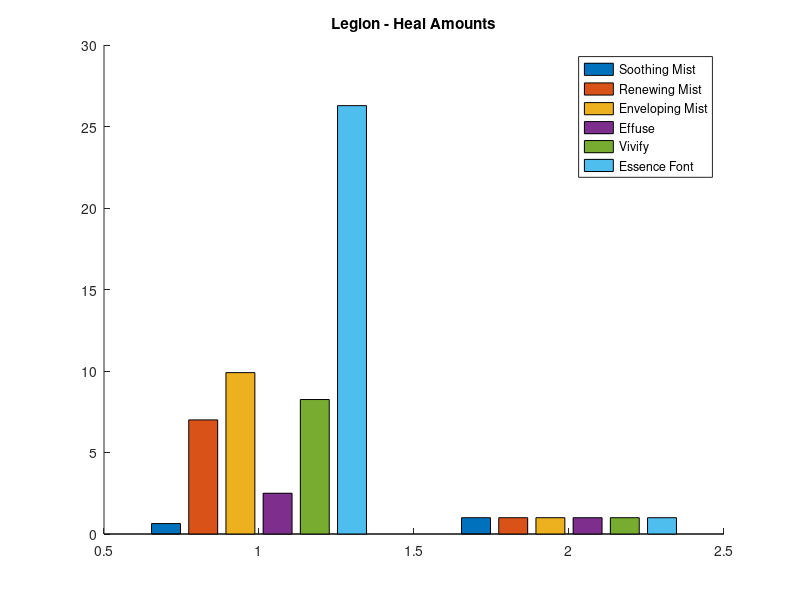
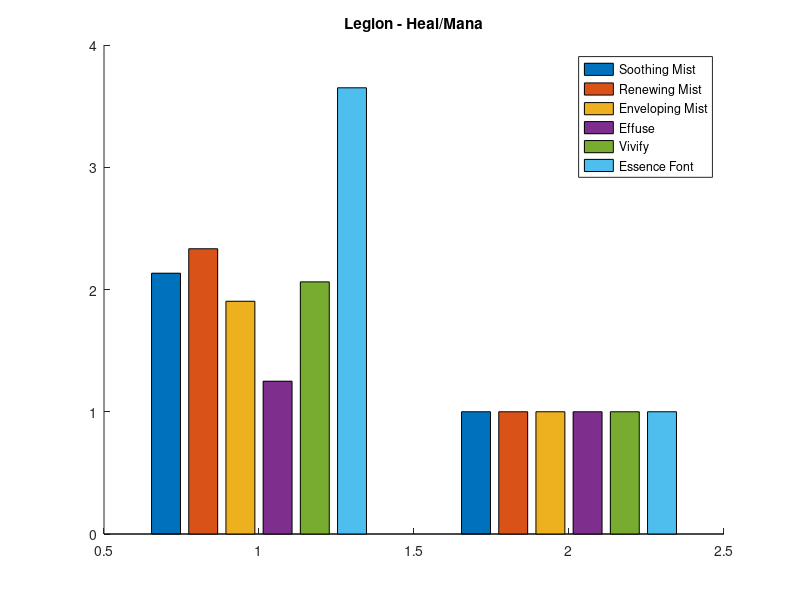
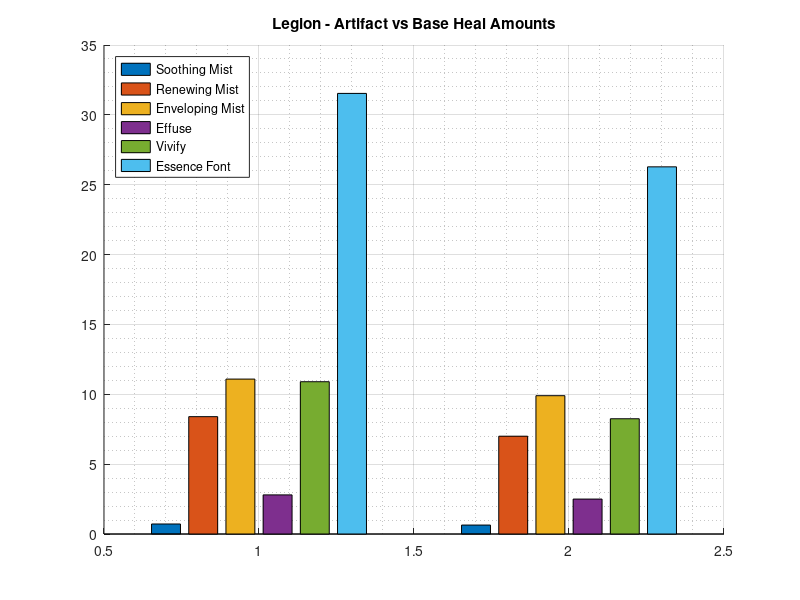
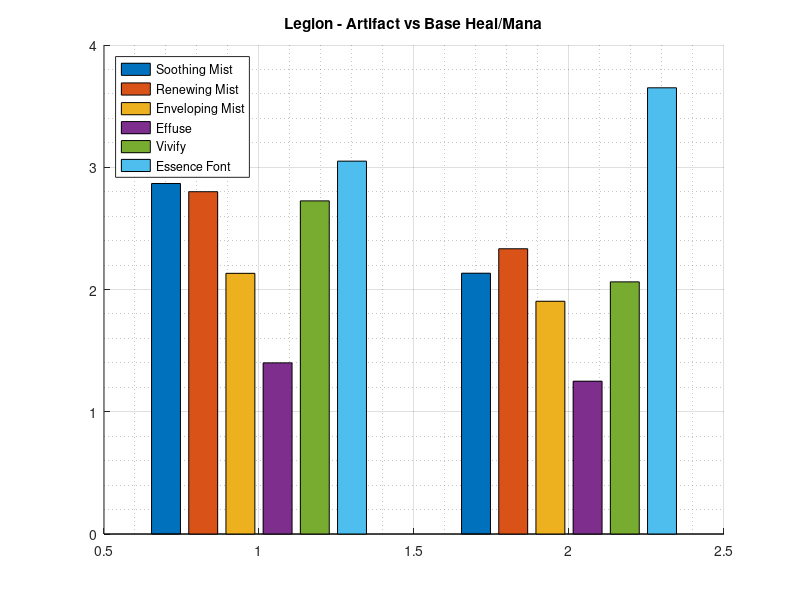

The MATLAB source for these figures, in order:
%%   Mistweaver Spells
%       Kecub - Sargeras

%       [Spell Name]H --> heal amount
%       simply !total! heal amount spell does

%       [Spell Name]HpS --> heal amount / cast time
%        heal for spell based on cast time... not as accurate for HoTs

%        [Spell Name]HpT --> heal amount / time
%         heal for the time it takes to be fully completed
%        good to compare hots(Hpt) to heals(HpS)

%        [Spell Name]HpM --> heal amount / Mana cost
%        efficiency means
%        how much heal for 1 mana

%         [Spell Name]HpTA --> Healing / Time with cast time

close all; clear; clc;
%%  Stats

SpellPower = 1
SP = SpellPower;
Mana = 100 
GCD = 1.5;  %sec -- GCD

% t(1) = 6; %sec -- baseline for 2 spells
% %EnvelopingMist & EssenceFont
% 
% t(2) = 20; %sec
% %RenewingMist
% 
% t(3) = 10/(0.5); %sec -- heals every .5 seconds
% %Soothing -- Infinite time, but will set to 10 sec to test

%   Mastery
Mastery = 1.00;    %   100%
GustofMists = SpellPower * Mastery;
%   Mastery

%%      Spells


%%      Effuse

EffuseH = 2.50*SpellPower;
%       250% Spell Power

EffuseHpS = (EffuseH / GCD);

EffuseHpM = (EffuseH / (0.02*Mana));
%       2% Mana

EffuseHpMpT = EffuseHpM / GCD;


%       Artifact Increase -- 12% increase
        EffuseArt = (2.5*SpellPower)*1.12;
        
        EffuseArtHpS = (EffuseArt / GCD);
        
        EffuseArtHpM = (EffuseArt / (0.02*Mana));
        %       2% Mana

%%      EnvelopingMist

EnvelopingMistH = 9.90*SpellPower;
%       990% Spell Power

EnvelopingMistHpS= EnvelopingMistH / 6;

EnvelopingMistHpM = (EnvelopingMistH / (0.052*Mana));
%       5.2% Mana
EnvelopingMistHpMpS = EnvelopingMistHpM / 6;


%       Artifact Increase -- 12% increase
        EnvelopingMistArt = (9.90*SpellPower)*1.12;
        
        EnvelopingMistArtHpS = EnvelopingMistArt / 6;
        
        EnvelopingMistArtHpM = (EnvelopingMistArt / (0.052*Mana));
        %       5.2% Mana



%%      EssenceFont

EssenceFontH = (((1.10*SpellPower) + (0.36*SpellPower))*(3))*(6); 
%       1.46% spell power -- 3 ticks -- up to 18 allies
EssenceFontDung = (((1.10*SpellPower) * 5)*3) + ((0.36*SpellPower)*5);
%       5 Targets -- Assuming HoT only gets 5 applications instead of 15

EssenceFontHpS = EssenceFontH / 3;  
%       over 3 second channel
EssenceFontDungHpS = EssenceFontDung / 3;
%       over 3 Second Channel

EssenceFontHpM = (EssenceFontH / (0.072*Mana));      
%       7.2% base mana
EssenceFontHpMpS = EssenceFontHpM / 3;


%      Artifact Increase -- 20% increase
        EssenceFontArt = EssenceFontH * 1.2;

        EssenceFontArtDung = EssenceFontDung * 1.2;
        
        EssenceFontArtHpS = EssenceFontArt / 3;
        EssenceFontArtDungHpS = EssenceFontArtDung / 3;
        
        EssenceFontArtHpM = (EssenceFontArt / (0.072*Mana));
        EssenceFontArtDungHpM = (EssenceFontArtDung / (0.072*Mana));
        %       7.2% Mana



%%      RenewingMist

RenewingMistH = 7.00*SpellPower;         
%       700% Spellpower

RenewingMistHpS = RenewingMistH / 20;
%       over 20 seconds

RenewingMistHpM = (RenewingMistH / (0.03*Mana));   
%   3% base mana
RenewingMistHpMpT = RenewingMistHpM / 20;


%       Artifact Increase -- 4 Extra Seconds
        RenewingMistArt = 7.00*SpellPower + (4*(7.00/20));
        
        RenewingMistArtHpS = RenewingMistArt / 24;
        
        RenewingMistArtHpM = (RenewingMistArt / (0.03*Mana));
        %       3% Base Mana



%%      SoothingMist

SoothingMistH = 0.64*SpellPower;     
%       64% Spellpower

SoothingMistHpS = SoothingMistH / (GCD / 3);

SoothingMistHpM = (SoothingMistH / (0.003*Mana)); 
%based on PvP talent


%       Artifact Increase -- 12% Increase
        SoothingMistArt = SoothingMistH*1.12;
        
        SoothingMistArtHpS = SoothingMistArt / (GCD / 3);
        
        SoothingMistArtHpM = SoothingMistArt / ((0.02*Mana)/8);
        %       Cost of 1 effuse every 8 seconds (renewing mist cooldown)
        


%%      Vivify

VivifyH1 = 2.75*SpellPower;      
%   275% Spellpower (single target)

VivifyH = 2.75*SpellPower*3;
%Heals target & 2 additional allies

VivifyHUT = VivifyH * 1.4;      
%   Uplifting Trance Proc

VivifyHpS = (VivifyH / GCD);

VivifyHpM = (VivifyH / (0.04*Mana));  
%   4%    base mana

VivifyHpMpT = VivifyHpM / GCD;


%       Artifact Increase -- 20% Increase
        VivifyArt = ((2.75*SpellPower)*3)*1.2 + GustofMists;
        VivifyArtH1 = (2.75*SpellPower)*1.2 + GustofMists;
        
        VivifyArtHUT = VivifyArt * 1.4;
        %       Uplifting Trance Proc
        
        VivifyArtHpS = (VivifyArt / GCD);
        
        VivifyArtHpM = VivifyArt / (0.04*Mana);
        %       4% base Mana



%%      Graphs
% %   Heal totals
% figure
% hold on;
% title('Heal  |&|  Heal/Mana  |&|  Heal/Time')
% area1 = subplot(3,1,1)
% area2 = subplot(3,1,2);
% area3 = subplot(3,1,3);
% bar(area1, [EffuseH EnvelopingMistH RenewingMistH EssenceFontH VivifyH;])
% legend('Effuse', 'Enveloping Mist', 'Renewing Mist', 'Essence Font', 'Vivify')
% bar(area2,[EffuseHpM EnvelopingMistHpM RenewingMistHpM EssenceFontHpM VivifyHpM])
% 
% bar(area3,[EffuseHpS EnvelopingMistHoT RenewingMistHoT EssenceFontHoT VivifyHpS])
% %axis off
%hold off;

%%      Baseline Graphs

%   Heal Amount
figure
hold on;
bar([SoothingMistH, RenewingMistH, EnvelopingMistH, EffuseH, VivifyH, EssenceFontH; SP, SP, SP, SP, SP, SP])
legend('Soothing Mist', 'Renewing Mist', 'Enveloping Mist', 'Effuse', 'Vivify', 'Essence Font')
title('Legion - Heal Amounts')
hold off;
%   Heal Amount


%   Heal / Mana
figure
hold on;
bar([SoothingMistHpM, RenewingMistHpM, EnvelopingMistHpM, EffuseHpM, VivifyHpM, EssenceFontHpM; SP, SP, SP, SP, SP, SP])
legend('Soothing Mist', 'Renewing Mist', 'Enveloping Mist', 'Effuse', 'Vivify', 'Essence Font')
%axis off
title('Legion - Heal/Mana')
hold off;
%   Heal / Mana

% 
% %   Heal / Sec
% figure
% hold on;
% bar([SoothingMistHpS, RenewingMistHpS, EnvelopingMistHpS, EffuseHpS, VivifyHpS, EssenceFontHpS; SP, SP, SP, SP, SP, SP])
% legend('Soothing Mist', 'Renewing Mist', 'Enveloping Mist', 'Effuse', 'Vivify', 'Essence Font')
% %axis off
% title('Heal/Sec')
% hold off;
% %   Heal / Sec


%%      Artifact Graphs

%       Using EssenceFont Dungeon Healing because it's more often the case when healing

%   Heal Amount Artifact
figure
hold on;
bar([SoothingMistArt, RenewingMistArt, EnvelopingMistArt, EffuseArt, VivifyArt, EssenceFontArt; SoothingMistH, RenewingMistH, EnvelopingMistH, EffuseH, VivifyH, EssenceFontH])
legend({'Soothing Mist', 'Renewing Mist', 'Enveloping Mist', 'Effuse', 'Vivify', 'Essence Font'}, 'Location', 'Northwest')
title('Legion - Artifact vs Base Heal Amounts')
grid on;
grid minor
hold off;
%   Heal Amount Artifact


%   Heal / Mana
figure
hold on;
bar([SoothingMistArtHpM, RenewingMistArtHpM, EnvelopingMistArtHpM, EffuseArtHpM, VivifyArtHpM, EssenceFontArtDungHpM; SoothingMistHpM, RenewingMistHpM, EnvelopingMistHpM, EffuseHpM, VivifyHpM, EssenceFontHpM])
legend({'Soothing Mist', 'Renewing Mist', 'Enveloping Mist', 'Effuse', 'Vivify', 'Essence Font'}, 'Location', 'Northwest')
%axis off
title('Legion - Artifact vs Base Heal/Mana')
grid on;
grid minor
hold off;
%   Heal / Mana


% %   Heal / Sec
% figure
% hold on;
% bar([SoothingMistArtHpS, RenewingMistArtHpS, EnvelopingMistArtHpS, EffuseArtHpS, VivifyArtHpS, EssenceFontArtDungHpS; SP, SP, SP, SP, SP, SP])
% legend('Soothing Mist', 'Renewing Mist', 'Enveloping Mist', 'Effuse', 'Vivify', 'Essence Font')
% %axis off
% title('Artifact Heal/Sec')
% hold off;
% %   Heal / Sec



%%      Plots

%   One Target Heal
figure
hold on;
x = (0:1:30);
y = (0:(GCD/3):30);
stairs(x*GCD,EffuseH*x,'r','LineWidth',2)
plot(x + GCD*(4/3),EnvelopingMistHpS*x,'y','LineWidth',2)
plot(x,RenewingMistHpS*x, 'g', 'LineWidth', 2)
stairs(y+GCD,SoothingMistHpS*y,'m','LineWidth',2)
stairs(x*GCD,VivifyH1*x,'c','LineWidth',2)

axis([0,30,0,60])
title('Legion - One Target Heal')
legend('Effuse','Enveloping Mist', 'Renewing Mist (one target)', 'Soothing Mist','Vivify')
xlabel('Seconds')
ylabel('Healing Amount')
hold off;
%   One Target Heal



%   Multiple Target Heal
figure
hold on;
x = (0:1:30);
y = (0:(GCD/3):30);
stairs(x*GCD,EffuseH*x,'r','LineWidth',2)
%plot(x + 2,EnvelopingMistHoT*x,'y','LineWidth',2)
%Envelop Part
h = 0;
for x = 1:30
    n = (fix((x+2) / 2)) - (fix(x / 6));
    h = h + EnvelopingMistHpS * n;
    Envelop(x) = h;
end;
x = (1:30);
plot((x-1) + GCD*(1+(1/3)),Envelop,'y','LineWidth',2)
%Envelop Part over
%Renew Part
h = 0;
for x = 1:30
    n = (fix((x+8) / 8)) - (fix(x / 20));
    h = h + RenewingMistHpS * n;
    Renew(x) = h;
end;
x = (1:30);
plot(x-1,Renew,'g','LineWidth',2)
%Renew Part over
x = (0:1:30);
stairs(y+GCD,SoothingMistHpS*y,'m','LineWidth',2)
stairs(x*GCD,VivifyH*x,'c','LineWidth',2)
plot(x,EssenceFontHpS*x,'b','LineWidth',2)
plot(x,EssenceFontDungHpS*x, 'k','LineWidth',2)

axis([0,30,0,100])
title('Legion - Max Target Heal')
legend('Effuse','Enveloping Mist', 'Renewing Mist', 'Soothing Mist','Vivify','Essence Font (6 Targets)','Essence Font (5 Targets)')
xlabel('Seconds')
ylabel('Healing Amount')
hold off;
%   Multiple Target Heal



%       Enveloping Mist + Soothing Mist

normalize = 0;
 %      ticks of (GCD / 3) = 0.5
i = 1;
EMSM = zeros(1,61);
while (i < 62)
        if (normalize < (GCD * (4/3)))
                EMSM(i) = 0;
        else
                if ((normalize == (GCD*(4/3))) || (normalize == (7 + (GCD*(4/3)))))
                        EMSM(i) = GustofMists;
                end;
                if (mod(normalize,(GCD/3)) == 0)
                        EMSM(i) = (SoothingMistArt * (1.4)) + EMSM(i-1);
                end;
                if (mod(normalize,(GCD*(4/3))) == 0)
                        EMSM(i) = EnvelopingMistArtHpS + EMSM(i-1);
                end;
                
        end;
        normalize = normalize + (GCD/3);
        i = i + 1;
end;
%       Enveloping Mist + Soothing Mist


%   One Target Heal Artifact


figure
hold on;
x = (0:1:30);
y = (0:(GCD/3):30);
stairs(x*GCD,EffuseArt*x,'r','LineWidth',2)
plot(x + GCD*(4/3),EnvelopingMistArtHpS*x,'y','LineWidth',2)
plot(x,RenewingMistArtHpS*x + GustofMists, 'g', 'LineWidth', 2)
stairs(y+GCD,SoothingMistArtHpS*y,'m','LineWidth',2)
stairs(x*GCD,VivifyArtH1*x,'c','LineWidth',2)
plot(y,EMSM,'b','LineWidth',2)

axis([0,30,0,60])
title('Legion - Single Target Artifact')
legend('Effuse','Enveloping Mist', 'Renewing Mist (one target)', 'Soothing Mist','Vivify', 'Envelop + Soothing')
xlabel('Seconds')
ylabel('Healing Amount')
hold off;
%   One Target Heal






%   Mana Usage Spam

%   Mana Usage Spam end

% figure
% hold on;
% y = (0:100);
% plot(y,EffuseHpM*y,'m','LineWidth',2)
% plot(y,EnvelopingMistHpM*y, 'y', 'LineWidth', 2)
% plot(y,EssenceFontHpM*y, 'b', 'LineWidth', 2)
% plot(y,RenewingMistHpM*y, 'g', 'LineWidth', 2)
% plot(y,SoothingMistHpM*y, 'c', 'LineWidth', 2)
% plot(y,VivifyHpM*y,'r','LineWidth',2)
% 
% axis([0,100,0,2000000])
% title('Healing Spells / Mana')
% legend('Effuse','Enveloping Mist','Essence Font', 'Renewing Mist (one target)', 'Soothing Mist (PvP)','Vivify')
% xlabel('Mana')
% ylabel('Healing Amount')
% hold off;